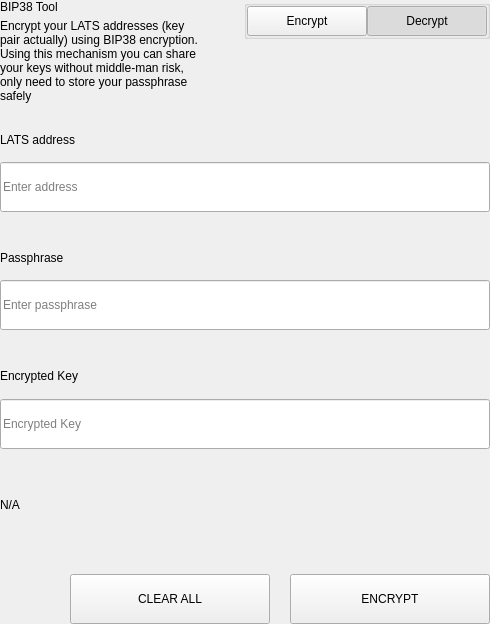
<?xml version="1.0" encoding="UTF-8"?>
<ui version="4.0">
 <class>SettingsBitToolWidget</class>
 <widget class="QWidget" name="SettingsBitToolWidget">
  <property name="geometry">
   <rect>
    <x>0</x>
    <y>0</y>
    <width>490</width>
    <height>624</height>
   </rect>
  </property>
  <property name="windowTitle">
   <string>Form</string>
  </property>
  <layout class="QVBoxLayout" name="verticalLayout">
   <property name="spacing">
    <number>0</number>
   </property>
   <property name="leftMargin">
    <number>0</number>
   </property>
   <property name="topMargin">
    <number>0</number>
   </property>
   <property name="rightMargin">
    <number>0</number>
   </property>
   <property name="bottomMargin">
    <number>0</number>
   </property>
   <item>
    <widget class="QWidget" name="left" native="true">
     <layout class="QVBoxLayout" name="verticalLayout_3">
      <property name="leftMargin">
       <number>0</number>
      </property>
      <property name="topMargin">
       <number>0</number>
      </property>
      <property name="rightMargin">
       <number>0</number>
      </property>
      <property name="bottomMargin">
       <number>0</number>
      </property>
      <item>
       <layout class="QVBoxLayout" name="verticalLayout_2">
        <property name="spacing">
         <number>0</number>
        </property>
        <item>
         <layout class="QHBoxLayout" name="horizontalLayout_3" stretch="3,1">
          <property name="spacing">
           <number>40</number>
          </property>
          <item>
           <layout class="QVBoxLayout" name="verticalLayoutTitle">
            <property name="spacing">
             <number>5</number>
            </property>
            <item>
             <widget class="QLabel" name="labelTitle">
              <property name="text">
               <string>BIP38 Tool</string>
              </property>
             </widget>
            </item>
            <item>
             <widget class="QLabel" name="labelSubtitle1">
              <property name="text">
               <string>Encrypt your LATS addresses (key pair actually) using BIP38 encryption.
Using this mechanism you can share your keys without middle-man risk, only need to store your passphrase safely</string>
              </property>
              <property name="wordWrap">
               <bool>true</bool>
              </property>
             </widget>
            </item>
           </layout>
          </item>
          <item alignment="Qt::AlignTop">
           <widget class="QGroupBox" name="groupBox">
            <property name="title">
             <string/>
            </property>
            <property name="alignment">
             <set>Qt::AlignLeading|Qt::AlignLeft|Qt::AlignTop</set>
            </property>
            <layout class="QHBoxLayout" name="horizontalLayout_4">
             <property name="spacing">
              <number>0</number>
             </property>
             <property name="leftMargin">
              <number>0</number>
             </property>
             <property name="topMargin">
              <number>0</number>
             </property>
             <property name="rightMargin">
              <number>0</number>
             </property>
             <property name="bottomMargin">
              <number>0</number>
             </property>
             <item>
              <spacer name="horizontalSpacer">
               <property name="orientation">
                <enum>Qt::Horizontal</enum>
               </property>
               <property name="sizeHint" stdset="0">
                <size>
                 <width>40</width>
                 <height>20</height>
                </size>
               </property>
              </spacer>
             </item>
             <item>
              <widget class="QPushButton" name="pushLeft">
               <property name="minimumSize">
                <size>
                 <width>120</width>
                 <height>30</height>
                </size>
               </property>
               <property name="maximumSize">
                <size>
                 <width>120</width>
                 <height>30</height>
                </size>
               </property>
               <property name="focusPolicy">
                <enum>Qt::NoFocus</enum>
               </property>
               <property name="text">
                <string>Encrypt</string>
               </property>
               <property name="checkable">
                <bool>true</bool>
               </property>
               <property name="autoExclusive">
                <bool>true</bool>
               </property>
              </widget>
             </item>
             <item>
              <widget class="QPushButton" name="pushRight">
               <property name="minimumSize">
                <size>
                 <width>120</width>
                 <height>30</height>
                </size>
               </property>
               <property name="maximumSize">
                <size>
                 <width>120</width>
                 <height>30</height>
                </size>
               </property>
               <property name="focusPolicy">
                <enum>Qt::NoFocus</enum>
               </property>
               <property name="text">
                <string>Decrypt</string>
               </property>
               <property name="checkable">
                <bool>true</bool>
               </property>
               <property name="checked">
                <bool>true</bool>
               </property>
               <property name="autoExclusive">
                <bool>true</bool>
               </property>
              </widget>
             </item>
            </layout>
           </widget>
          </item>
         </layout>
        </item>
        <item>
         <widget class="QStackedWidget" name="stackedWidget">
          <property name="currentIndex">
           <number>1</number>
          </property>
          <widget class="QWidget" name="pageDecrypt">
           <layout class="QVBoxLayout" name="verticalLayout_5">
            <property name="spacing">
             <number>0</number>
            </property>
            <property name="leftMargin">
             <number>0</number>
            </property>
            <property name="topMargin">
             <number>0</number>
            </property>
            <property name="rightMargin">
             <number>0</number>
            </property>
            <property name="bottomMargin">
             <number>0</number>
            </property>
            <item>
             <widget class="QWidget" name="widget" native="true">
              <property name="minimumSize">
               <size>
                <width>0</width>
                <height>100</height>
               </size>
              </property>
              <layout class="QVBoxLayout" name="verticalLayout_4">
               <property name="spacing">
                <number>0</number>
               </property>
               <property name="leftMargin">
                <number>0</number>
               </property>
               <property name="topMargin">
                <number>0</number>
               </property>
               <property name="rightMargin">
                <number>0</number>
               </property>
               <property name="bottomMargin">
                <number>0</number>
               </property>
               <item>
                <spacer name="verticalSpacer_2">
                 <property name="orientation">
                  <enum>Qt::Vertical</enum>
                 </property>
                 <property name="sizeType">
                  <enum>QSizePolicy::Fixed</enum>
                 </property>
                 <property name="sizeHint" stdset="0">
                  <size>
                   <width>20</width>
                   <height>20</height>
                  </size>
                 </property>
                </spacer>
               </item>
               <item>
                <layout class="QHBoxLayout" name="horizontalLayout_6" stretch="2">
                 <property name="spacing">
                  <number>0</number>
                 </property>
                 <item>
                  <layout class="QVBoxLayout" name="verticalLayout_7">
                   <property name="spacing">
                    <number>9</number>
                   </property>
                   <item>
                    <widget class="QLabel" name="labelSubtitleKey">
                     <property name="minimumSize">
                      <size>
                       <width>0</width>
                       <height>20</height>
                      </size>
                     </property>
                     <property name="maximumSize">
                      <size>
                       <width>16777215</width>
                       <height>20</height>
                      </size>
                     </property>
                     <property name="text">
                      <string>Encrypted key</string>
                     </property>
                    </widget>
                   </item>
                   <item>
                    <widget class="QLineEdit" name="lineEditKey">
                     <property name="minimumSize">
                      <size>
                       <width>0</width>
                       <height>50</height>
                      </size>
                     </property>
                     <property name="maximumSize">
                      <size>
                       <width>16777215</width>
                       <height>50</height>
                      </size>
                     </property>
                     <property name="placeholderText">
                      <string>Enter a encrypted key</string>
                     </property>
                    </widget>
                   </item>
                  </layout>
                 </item>
                </layout>
               </item>
               <item>
                <spacer name="verticalSpacer_3">
                 <property name="orientation">
                  <enum>Qt::Vertical</enum>
                 </property>
                 <property name="sizeType">
                  <enum>QSizePolicy::Fixed</enum>
                 </property>
                 <property name="sizeHint" stdset="0">
                  <size>
                   <width>20</width>
                   <height>20</height>
                  </size>
                 </property>
                </spacer>
               </item>
               <item>
                <layout class="QVBoxLayout" name="verticalLayout_9">
                 <property name="spacing">
                  <number>9</number>
                 </property>
                 <item>
                  <widget class="QLabel" name="labelSubtitlePassphrase">
                   <property name="maximumSize">
                    <size>
                     <width>16777215</width>
                     <height>20</height>
                    </size>
                   </property>
                   <property name="text">
                    <string>Passphrase</string>
                   </property>
                  </widget>
                 </item>
                 <item>
                  <widget class="QLineEdit" name="lineEditPassphrase">
                   <property name="minimumSize">
                    <size>
                     <width>0</width>
                     <height>50</height>
                    </size>
                   </property>
                   <property name="maximumSize">
                    <size>
                     <width>16777215</width>
                     <height>50</height>
                    </size>
                   </property>
                   <property name="placeholderText">
                    <string>Enter a passphrase</string>
                   </property>
                  </widget>
                 </item>
                </layout>
               </item>
               <item>
                <spacer name="verticalSpacer_4">
                 <property name="orientation">
                  <enum>Qt::Vertical</enum>
                 </property>
                 <property name="sizeType">
                  <enum>QSizePolicy::Fixed</enum>
                 </property>
                 <property name="sizeHint" stdset="0">
                  <size>
                   <width>20</width>
                   <height>20</height>
                  </size>
                 </property>
                </spacer>
               </item>
               <item>
                <widget class="QWidget" name="widget_3" native="true">
                 <property name="sizePolicy">
                  <sizepolicy hsizetype="Preferred" vsizetype="Fixed">
                   <horstretch>0</horstretch>
                   <verstretch>0</verstretch>
                  </sizepolicy>
                 </property>
                 <layout class="QVBoxLayout" name="verticalLayout_10">
                  <property name="spacing">
                   <number>9</number>
                  </property>
                  <property name="leftMargin">
                   <number>0</number>
                  </property>
                  <property name="topMargin">
                   <number>0</number>
                  </property>
                  <property name="rightMargin">
                   <number>0</number>
                  </property>
                  <property name="bottomMargin">
                   <number>0</number>
                  </property>
                  <item>
                   <widget class="QLabel" name="labelSubtitleDecryptResult">
                    <property name="minimumSize">
                     <size>
                      <width>0</width>
                      <height>20</height>
                     </size>
                    </property>
                    <property name="maximumSize">
                     <size>
                      <width>16777215</width>
                      <height>20</height>
                     </size>
                    </property>
                    <property name="text">
                     <string>Decrypted address result</string>
                    </property>
                   </widget>
                  </item>
                  <item>
                   <widget class="QWidget" name="widget_4" native="true">
                    <layout class="QHBoxLayout" name="horizontalLayout" stretch="6,0,1">
                     <property name="spacing">
                      <number>0</number>
                     </property>
                     <property name="leftMargin">
                      <number>0</number>
                     </property>
                     <property name="topMargin">
                      <number>0</number>
                     </property>
                     <property name="rightMargin">
                      <number>0</number>
                     </property>
                     <property name="bottomMargin">
                      <number>0</number>
                     </property>
                     <item alignment="Qt::AlignVCenter">
                      <widget class="QLineEdit" name="lineEditDecryptResult">
                       <property name="minimumSize">
                        <size>
                         <width>0</width>
                         <height>50</height>
                        </size>
                       </property>
                       <property name="maximumSize">
                        <size>
                         <width>16777215</width>
                         <height>50</height>
                        </size>
                       </property>
                       <property name="placeholderText">
                        <string>Decrypted Address</string>
                       </property>
                      </widget>
                     </item>
                     <item>
                      <spacer name="horizontalSpacer_4">
                       <property name="orientation">
                        <enum>Qt::Horizontal</enum>
                       </property>
                       <property name="sizeType">
                        <enum>QSizePolicy::Fixed</enum>
                       </property>
                       <property name="sizeHint" stdset="0">
                        <size>
                         <width>20</width>
                         <height>50</height>
                        </size>
                       </property>
                      </spacer>
                     </item>
                     <item>
                      <widget class="QPushButton" name="pushButtonImport">
                       <property name="minimumSize">
                        <size>
                         <width>140</width>
                         <height>40</height>
                        </size>
                       </property>
                       <property name="text">
                        <string>Import Address</string>
                       </property>
                      </widget>
                     </item>
                    </layout>
                   </widget>
                  </item>
                 </layout>
                </widget>
               </item>
               <item>
                <widget class="QLabel" name="statusLabel_DEC">
                 <property name="maximumSize">
                  <size>
                   <width>16777215</width>
                   <height>40</height>
                  </size>
                 </property>
                 <property name="text">
                  <string/>
                 </property>
                </widget>
               </item>
               <item>
                <spacer name="verticalSpacer">
                 <property name="orientation">
                  <enum>Qt::Vertical</enum>
                 </property>
                 <property name="sizeType">
                  <enum>QSizePolicy::Preferred</enum>
                 </property>
                 <property name="sizeHint" stdset="0">
                  <size>
                   <width>20</width>
                   <height>20</height>
                  </size>
                 </property>
                </spacer>
               </item>
               <item>
                <layout class="QHBoxLayout" name="horizontalLayout_7">
                 <property name="spacing">
                  <number>0</number>
                 </property>
                 <item>
                  <spacer name="horizontalSpacer_5">
                   <property name="orientation">
                    <enum>Qt::Horizontal</enum>
                   </property>
                   <property name="sizeType">
                    <enum>QSizePolicy::Expanding</enum>
                   </property>
                   <property name="sizeHint" stdset="0">
                    <size>
                     <width>40</width>
                     <height>20</height>
                    </size>
                   </property>
                  </spacer>
                 </item>
                 <item>
                  <widget class="QPushButton" name="pushButtonDecryptClear">
                   <property name="minimumSize">
                    <size>
                     <width>200</width>
                     <height>50</height>
                    </size>
                   </property>
                   <property name="maximumSize">
                    <size>
                     <width>200</width>
                     <height>50</height>
                    </size>
                   </property>
                   <property name="text">
                    <string>CLEAR</string>
                   </property>
                  </widget>
                 </item>
                 <item>
                  <spacer name="horizontalSpacer_3">
                   <property name="orientation">
                    <enum>Qt::Horizontal</enum>
                   </property>
                   <property name="sizeType">
                    <enum>QSizePolicy::Fixed</enum>
                   </property>
                   <property name="sizeHint" stdset="0">
                    <size>
                     <width>20</width>
                     <height>20</height>
                    </size>
                   </property>
                  </spacer>
                 </item>
                 <item>
                  <widget class="QPushButton" name="pushButtonDecrypt">
                   <property name="minimumSize">
                    <size>
                     <width>200</width>
                     <height>50</height>
                    </size>
                   </property>
                   <property name="maximumSize">
                    <size>
                     <width>200</width>
                     <height>50</height>
                    </size>
                   </property>
                   <property name="text">
                    <string>DECRYPT KEY</string>
                   </property>
                  </widget>
                 </item>
                </layout>
               </item>
              </layout>
             </widget>
            </item>
           </layout>
          </widget>
          <widget class="QWidget" name="pageEncrypt">
           <layout class="QVBoxLayout" name="verticalLayout_11">
            <property name="spacing">
             <number>0</number>
            </property>
            <property name="leftMargin">
             <number>0</number>
            </property>
            <property name="topMargin">
             <number>0</number>
            </property>
            <property name="rightMargin">
             <number>0</number>
            </property>
            <property name="bottomMargin">
             <number>0</number>
            </property>
            <item>
             <spacer name="verticalSpacer_8">
              <property name="orientation">
               <enum>Qt::Vertical</enum>
              </property>
              <property name="sizeType">
               <enum>QSizePolicy::Fixed</enum>
              </property>
              <property name="sizeHint" stdset="0">
               <size>
                <width>20</width>
                <height>20</height>
               </size>
              </property>
             </spacer>
            </item>
            <item>
             <widget class="QWidget" name="containerAddressEnc" native="true">
              <layout class="QVBoxLayout" name="containerAddressEncLayout">
               <property name="spacing">
                <number>5</number>
               </property>
               <property name="leftMargin">
                <number>0</number>
               </property>
               <property name="topMargin">
                <number>0</number>
               </property>
               <property name="rightMargin">
                <number>0</number>
               </property>
               <property name="bottomMargin">
                <number>0</number>
               </property>
               <item>
                <widget class="QLabel" name="labelSubtitleAddress">
                 <property name="minimumSize">
                  <size>
                   <width>0</width>
                   <height>20</height>
                  </size>
                 </property>
                 <property name="maximumSize">
                  <size>
                   <width>16777215</width>
                   <height>20</height>
                  </size>
                 </property>
                 <property name="text">
                  <string>LATS address</string>
                 </property>
                </widget>
               </item>
               <item>
                <widget class="QLineEdit" name="addressIn_ENC">
                 <property name="minimumSize">
                  <size>
                   <width>0</width>
                   <height>50</height>
                  </size>
                 </property>
                 <property name="placeholderText">
                  <string>Enter address</string>
                 </property>
                </widget>
               </item>
              </layout>
             </widget>
            </item>
            <item>
             <spacer name="verticalSpacer_6">
              <property name="orientation">
               <enum>Qt::Vertical</enum>
              </property>
              <property name="sizeType">
               <enum>QSizePolicy::Fixed</enum>
              </property>
              <property name="sizeHint" stdset="0">
               <size>
                <width>20</width>
                <height>20</height>
               </size>
              </property>
             </spacer>
            </item>
            <item>
             <widget class="QWidget" name="containerAddress" native="true">
              <layout class="QHBoxLayout" name="horizontalLayout_9" stretch="2">
               <property name="spacing">
                <number>0</number>
               </property>
               <property name="leftMargin">
                <number>0</number>
               </property>
               <property name="topMargin">
                <number>0</number>
               </property>
               <property name="rightMargin">
                <number>0</number>
               </property>
               <property name="bottomMargin">
                <number>0</number>
               </property>
               <item>
                <layout class="QVBoxLayout" name="verticalLayout_8">
                 <property name="spacing">
                  <number>5</number>
                 </property>
                 <item>
                  <widget class="QLabel" name="labelSubtitleMessage">
                   <property name="minimumSize">
                    <size>
                     <width>0</width>
                     <height>20</height>
                    </size>
                   </property>
                   <property name="maximumSize">
                    <size>
                     <width>16777215</width>
                     <height>20</height>
                    </size>
                   </property>
                   <property name="text">
                    <string>Passphrase</string>
                   </property>
                  </widget>
                 </item>
                 <item>
                  <widget class="QLineEdit" name="passphraseIn_ENC">
                   <property name="minimumSize">
                    <size>
                     <width>0</width>
                     <height>50</height>
                    </size>
                   </property>
                   <property name="maximumSize">
                    <size>
                     <width>16777215</width>
                     <height>50</height>
                    </size>
                   </property>
                   <property name="placeholderText">
                    <string>Enter passphrase</string>
                   </property>
                  </widget>
                 </item>
                </layout>
               </item>
              </layout>
             </widget>
            </item>
            <item>
             <spacer name="verticalSpacer_7">
              <property name="orientation">
               <enum>Qt::Vertical</enum>
              </property>
              <property name="sizeType">
               <enum>QSizePolicy::Fixed</enum>
              </property>
              <property name="sizeHint" stdset="0">
               <size>
                <width>20</width>
                <height>20</height>
               </size>
              </property>
             </spacer>
            </item>
            <item>
             <widget class="QWidget" name="widget_2" native="true">
              <property name="minimumSize">
               <size>
                <width>0</width>
                <height>75</height>
               </size>
              </property>
              <property name="maximumSize">
               <size>
                <width>16777215</width>
                <height>16777215</height>
               </size>
              </property>
              <layout class="QVBoxLayout" name="verticalLayout_6">
               <property name="leftMargin">
                <number>0</number>
               </property>
               <property name="topMargin">
                <number>0</number>
               </property>
               <property name="rightMargin">
                <number>0</number>
               </property>
               <property name="bottomMargin">
                <number>0</number>
               </property>
               <item>
                <widget class="QLabel" name="labelSubtitleEncryptedKey">
                 <property name="minimumSize">
                  <size>
                   <width>0</width>
                   <height>20</height>
                  </size>
                 </property>
                 <property name="maximumSize">
                  <size>
                   <width>16777215</width>
                   <height>20</height>
                  </size>
                 </property>
                 <property name="text">
                  <string>Encrypted Key</string>
                 </property>
                </widget>
               </item>
               <item>
                <widget class="QLineEdit" name="encryptedKeyOut_ENC">
                 <property name="minimumSize">
                  <size>
                   <width>0</width>
                   <height>50</height>
                  </size>
                 </property>
                 <property name="placeholderText">
                  <string>Encrypted Key</string>
                 </property>
                </widget>
               </item>
              </layout>
             </widget>
            </item>
            <item>
             <widget class="QLabel" name="statusLabel_ENC">
              <property name="text">
               <string notr="true">N/A</string>
              </property>
             </widget>
            </item>
            <item>
             <spacer name="verticalSpacer_5">
              <property name="orientation">
               <enum>Qt::Vertical</enum>
              </property>
              <property name="sizeType">
               <enum>QSizePolicy::Fixed</enum>
              </property>
              <property name="sizeHint" stdset="0">
               <size>
                <width>20</width>
                <height>20</height>
               </size>
              </property>
             </spacer>
            </item>
            <item>
             <layout class="QHBoxLayout" name="horizontalLayout_8">
              <property name="spacing">
               <number>0</number>
              </property>
              <item>
               <spacer name="horizontalSpacer_6">
                <property name="orientation">
                 <enum>Qt::Horizontal</enum>
                </property>
                <property name="sizeType">
                 <enum>QSizePolicy::Expanding</enum>
                </property>
                <property name="sizeHint" stdset="0">
                 <size>
                  <width>40</width>
                  <height>20</height>
                 </size>
                </property>
               </spacer>
              </item>
              <item>
               <widget class="QPushButton" name="pushButtonClear">
                <property name="minimumSize">
                 <size>
                  <width>200</width>
                  <height>50</height>
                 </size>
                </property>
                <property name="focusPolicy">
                 <enum>Qt::NoFocus</enum>
                </property>
                <property name="text">
                 <string>CLEAR ALL</string>
                </property>
               </widget>
              </item>
              <item>
               <spacer name="horizontalSpacer_2">
                <property name="orientation">
                 <enum>Qt::Horizontal</enum>
                </property>
                <property name="sizeType">
                 <enum>QSizePolicy::Fixed</enum>
                </property>
                <property name="sizeHint" stdset="0">
                 <size>
                  <width>20</width>
                  <height>20</height>
                 </size>
                </property>
               </spacer>
              </item>
              <item>
               <widget class="QPushButton" name="pushButtonEncrypt">
                <property name="minimumSize">
                 <size>
                  <width>200</width>
                  <height>50</height>
                 </size>
                </property>
                <property name="maximumSize">
                 <size>
                  <width>200</width>
                  <height>50</height>
                 </size>
                </property>
                <property name="focusPolicy">
                 <enum>Qt::NoFocus</enum>
                </property>
                <property name="text">
                 <string>ENCRYPT</string>
                </property>
               </widget>
              </item>
             </layout>
            </item>
           </layout>
          </widget>
         </widget>
        </item>
       </layout>
      </item>
     </layout>
    </widget>
   </item>
  </layout>
 </widget>
 <resources/>
 <connections/>
</ui>
